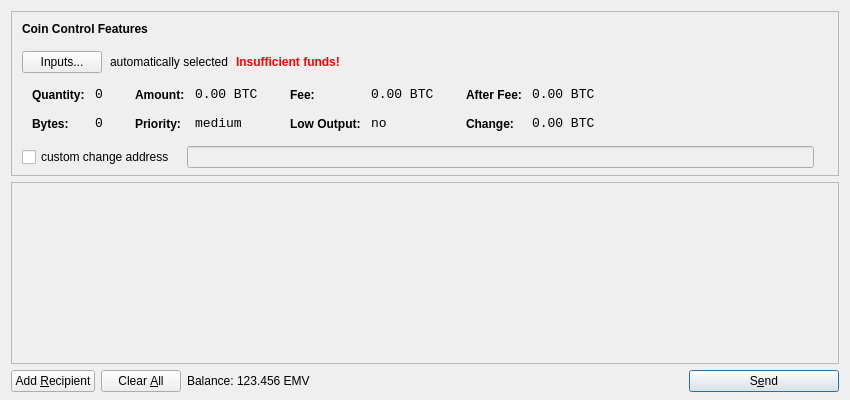
<?xml version="1.0" encoding="UTF-8"?>
<ui version="4.0">
 <class>SendCoinsDialog</class>
 <widget class="QDialog" name="SendCoinsDialog">
  <property name="geometry">
   <rect>
    <x>0</x>
    <y>0</y>
    <width>850</width>
    <height>400</height>
   </rect>
  </property>
  <property name="windowTitle">
   <string>Send Coins</string>
  </property>
  <layout class="QVBoxLayout" name="verticalLayout" stretch="0,1,0">
   <property name="bottomMargin">
    <number>8</number>
   </property>
   <item>
    <widget class="QFrame" name="frameCoinControl">
     <property name="sizePolicy">
      <sizepolicy hsizetype="Expanding" vsizetype="Expanding">
       <horstretch>0</horstretch>
       <verstretch>0</verstretch>
      </sizepolicy>
     </property>
     <property name="maximumSize">
      <size>
       <width>16777215</width>
       <height>16777215</height>
      </size>
     </property>
     <property name="frameShape">
      <enum>QFrame::StyledPanel</enum>
     </property>
     <property name="frameShadow">
      <enum>QFrame::Sunken</enum>
     </property>
     <layout class="QVBoxLayout" name="verticalLayoutCoinControl2">
      <property name="spacing">
       <number>-1</number>
      </property>
      <property name="leftMargin">
       <number>0</number>
      </property>
      <property name="topMargin">
       <number>0</number>
      </property>
      <property name="rightMargin">
       <number>0</number>
      </property>
      <property name="bottomMargin">
       <number>6</number>
      </property>
      <item>
       <layout class="QVBoxLayout" name="verticalLayoutCoinControl" stretch="0,0,0,0,1">
        <property name="spacing">
         <number>0</number>
        </property>
        <property name="leftMargin">
         <number>10</number>
        </property>
        <property name="topMargin">
         <number>10</number>
        </property>
        <item>
         <layout class="QHBoxLayout" name="horizontalLayoutCoinControl1">
          <property name="bottomMargin">
           <number>15</number>
          </property>
          <item>
           <widget class="QLabel" name="labelCoinControlFeatures">
            <property name="sizePolicy">
             <sizepolicy hsizetype="Preferred" vsizetype="Maximum">
              <horstretch>0</horstretch>
              <verstretch>0</verstretch>
             </sizepolicy>
            </property>
            <property name="font">
             <font>
              <weight>75</weight>
              <bold>true</bold>
             </font>
            </property>
            <property name="styleSheet">
             <string notr="true">font-weight:bold;</string>
            </property>
            <property name="text">
             <string>Coin Control Features</string>
            </property>
           </widget>
          </item>
         </layout>
        </item>
        <item>
         <layout class="QHBoxLayout" name="horizontalLayoutCoinControl2" stretch="0,0,0,0">
          <property name="spacing">
           <number>8</number>
          </property>
          <property name="bottomMargin">
           <number>10</number>
          </property>
          <item>
           <widget class="QPushButton" name="pushButtonCoinControl">
            <property name="styleSheet">
             <string notr="true"/>
            </property>
            <property name="text">
             <string>Inputs...</string>
            </property>
           </widget>
          </item>
          <item>
           <widget class="QLabel" name="labelCoinControlAutomaticallySelected">
            <property name="text">
             <string>automatically selected</string>
            </property>
            <property name="margin">
             <number>5</number>
            </property>
           </widget>
          </item>
          <item>
           <widget class="QLabel" name="labelCoinControlInsuffFunds">
            <property name="font">
             <font>
              <weight>75</weight>
              <bold>true</bold>
             </font>
            </property>
            <property name="styleSheet">
             <string notr="true">color:red;font-weight:bold;</string>
            </property>
            <property name="text">
             <string>Insufficient funds!</string>
            </property>
            <property name="margin">
             <number>5</number>
            </property>
           </widget>
          </item>
          <item>
           <spacer name="horizontalSpacerCoinControl">
            <property name="orientation">
             <enum>Qt::Horizontal</enum>
            </property>
            <property name="sizeHint" stdset="0">
             <size>
              <width>40</width>
              <height>1</height>
             </size>
            </property>
           </spacer>
          </item>
         </layout>
        </item>
        <item>
         <widget class="QWidget" name="widgetCoinControl" native="true">
          <property name="sizePolicy">
           <sizepolicy hsizetype="Preferred" vsizetype="Preferred">
            <horstretch>0</horstretch>
            <verstretch>0</verstretch>
           </sizepolicy>
          </property>
          <property name="minimumSize">
           <size>
            <width>0</width>
            <height>0</height>
           </size>
          </property>
          <property name="styleSheet">
           <string notr="true"/>
          </property>
          <layout class="QHBoxLayout" name="horizontalLayoutCoinControl5">
           <property name="margin">
            <number>0</number>
           </property>
           <item>
            <layout class="QHBoxLayout" name="horizontalLayoutCoinControl3" stretch="0,0,0,1">
             <property name="spacing">
              <number>20</number>
             </property>
             <property name="topMargin">
              <number>0</number>
             </property>
             <property name="bottomMargin">
              <number>10</number>
             </property>
             <item>
              <layout class="QFormLayout" name="formLayoutCoinControl1">
               <property name="horizontalSpacing">
                <number>10</number>
               </property>
               <property name="verticalSpacing">
                <number>14</number>
               </property>
               <property name="leftMargin">
                <number>10</number>
               </property>
               <property name="topMargin">
                <number>4</number>
               </property>
               <property name="rightMargin">
                <number>6</number>
               </property>
               <item row="0" column="0">
                <widget class="QLabel" name="labelCoinControlQuantityText">
                 <property name="styleSheet">
                  <string notr="true">font-weight:bold;</string>
                 </property>
                 <property name="text">
                  <string>Quantity:</string>
                 </property>
                 <property name="margin">
                  <number>0</number>
                 </property>
                </widget>
               </item>
               <item row="0" column="1">
                <widget class="QLabel" name="labelCoinControlQuantity">
                 <property name="font">
                  <font>
                   <family>Monospace</family>
                   <pointsize>10</pointsize>
                  </font>
                 </property>
                 <property name="cursor">
                  <cursorShape>IBeamCursor</cursorShape>
                 </property>
                 <property name="contextMenuPolicy">
                  <enum>Qt::ActionsContextMenu</enum>
                 </property>
                 <property name="text">
                  <string notr="true">0</string>
                 </property>
                 <property name="margin">
                  <number>0</number>
                 </property>
                 <property name="textInteractionFlags">
                  <set>Qt::LinksAccessibleByMouse|Qt::TextSelectableByKeyboard|Qt::TextSelectableByMouse</set>
                 </property>
                </widget>
               </item>
               <item row="1" column="0">
                <widget class="QLabel" name="labelCoinControlBytesText">
                 <property name="styleSheet">
                  <string notr="true">font-weight:bold;</string>
                 </property>
                 <property name="text">
                  <string>Bytes:</string>
                 </property>
                </widget>
               </item>
               <item row="1" column="1">
                <widget class="QLabel" name="labelCoinControlBytes">
                 <property name="font">
                  <font>
                   <family>Monospace</family>
                   <pointsize>10</pointsize>
                  </font>
                 </property>
                 <property name="cursor">
                  <cursorShape>IBeamCursor</cursorShape>
                 </property>
                 <property name="contextMenuPolicy">
                  <enum>Qt::ActionsContextMenu</enum>
                 </property>
                 <property name="text">
                  <string notr="true">0</string>
                 </property>
                 <property name="textInteractionFlags">
                  <set>Qt::LinksAccessibleByMouse|Qt::TextSelectableByKeyboard|Qt::TextSelectableByMouse</set>
                 </property>
                </widget>
               </item>
              </layout>
             </item>
             <item>
              <layout class="QFormLayout" name="formLayoutCoinControl2">
               <property name="horizontalSpacing">
                <number>10</number>
               </property>
               <property name="verticalSpacing">
                <number>14</number>
               </property>
               <property name="leftMargin">
                <number>6</number>
               </property>
               <property name="topMargin">
                <number>4</number>
               </property>
               <property name="rightMargin">
                <number>6</number>
               </property>
               <item row="0" column="0">
                <widget class="QLabel" name="labelCoinControlAmountText">
                 <property name="styleSheet">
                  <string notr="true">font-weight:bold;</string>
                 </property>
                 <property name="text">
                  <string>Amount:</string>
                 </property>
                 <property name="margin">
                  <number>0</number>
                 </property>
                </widget>
               </item>
               <item row="0" column="1">
                <widget class="QLabel" name="labelCoinControlAmount">
                 <property name="font">
                  <font>
                   <family>Monospace</family>
                   <pointsize>10</pointsize>
                  </font>
                 </property>
                 <property name="cursor">
                  <cursorShape>IBeamCursor</cursorShape>
                 </property>
                 <property name="contextMenuPolicy">
                  <enum>Qt::ActionsContextMenu</enum>
                 </property>
                 <property name="text">
                  <string notr="true">0.00 BTC</string>
                 </property>
                 <property name="textInteractionFlags">
                  <set>Qt::LinksAccessibleByMouse|Qt::TextSelectableByKeyboard|Qt::TextSelectableByMouse</set>
                 </property>
                </widget>
               </item>
               <item row="1" column="0">
                <widget class="QLabel" name="labelCoinControlPriorityText">
                 <property name="styleSheet">
                  <string notr="true">font-weight:bold;</string>
                 </property>
                 <property name="text">
                  <string>Priority:</string>
                 </property>
                </widget>
               </item>
               <item row="1" column="1">
                <widget class="QLabel" name="labelCoinControlPriority">
                 <property name="font">
                  <font>
                   <family>Monospace</family>
                   <pointsize>10</pointsize>
                  </font>
                 </property>
                 <property name="cursor">
                  <cursorShape>IBeamCursor</cursorShape>
                 </property>
                 <property name="contextMenuPolicy">
                  <enum>Qt::ActionsContextMenu</enum>
                 </property>
                 <property name="text">
                  <string>medium</string>
                 </property>
                 <property name="textInteractionFlags">
                  <set>Qt::LinksAccessibleByMouse|Qt::TextSelectableByKeyboard|Qt::TextSelectableByMouse</set>
                 </property>
                </widget>
               </item>
              </layout>
             </item>
             <item>
              <layout class="QFormLayout" name="formLayoutCoinControl3">
               <property name="horizontalSpacing">
                <number>10</number>
               </property>
               <property name="verticalSpacing">
                <number>14</number>
               </property>
               <property name="leftMargin">
                <number>6</number>
               </property>
               <property name="topMargin">
                <number>4</number>
               </property>
               <property name="rightMargin">
                <number>6</number>
               </property>
               <item row="0" column="0">
                <widget class="QLabel" name="labelCoinControlFeeText">
                 <property name="styleSheet">
                  <string notr="true">font-weight:bold;</string>
                 </property>
                 <property name="text">
                  <string>Fee:</string>
                 </property>
                 <property name="margin">
                  <number>0</number>
                 </property>
                </widget>
               </item>
               <item row="0" column="1">
                <widget class="QLabel" name="labelCoinControlFee">
                 <property name="font">
                  <font>
                   <family>Monospace</family>
                   <pointsize>10</pointsize>
                  </font>
                 </property>
                 <property name="cursor">
                  <cursorShape>IBeamCursor</cursorShape>
                 </property>
                 <property name="contextMenuPolicy">
                  <enum>Qt::ActionsContextMenu</enum>
                 </property>
                 <property name="text">
                  <string notr="true">0.00 BTC</string>
                 </property>
                 <property name="textInteractionFlags">
                  <set>Qt::LinksAccessibleByMouse|Qt::TextSelectableByKeyboard|Qt::TextSelectableByMouse</set>
                 </property>
                </widget>
               </item>
               <item row="1" column="0">
                <widget class="QLabel" name="labelCoinControlLowOutputText">
                 <property name="styleSheet">
                  <string notr="true">font-weight:bold;</string>
                 </property>
                 <property name="text">
                  <string>Low Output:</string>
                 </property>
                </widget>
               </item>
               <item row="1" column="1">
                <widget class="QLabel" name="labelCoinControlLowOutput">
                 <property name="font">
                  <font>
                   <family>Monospace</family>
                   <pointsize>10</pointsize>
                  </font>
                 </property>
                 <property name="cursor">
                  <cursorShape>IBeamCursor</cursorShape>
                 </property>
                 <property name="contextMenuPolicy">
                  <enum>Qt::ActionsContextMenu</enum>
                 </property>
                 <property name="text">
                  <string>no</string>
                 </property>
                 <property name="textInteractionFlags">
                  <set>Qt::LinksAccessibleByMouse|Qt::TextSelectableByKeyboard|Qt::TextSelectableByMouse</set>
                 </property>
                </widget>
               </item>
              </layout>
             </item>
             <item>
              <layout class="QFormLayout" name="formLayoutCoinControl4">
               <property name="horizontalSpacing">
                <number>10</number>
               </property>
               <property name="verticalSpacing">
                <number>14</number>
               </property>
               <property name="leftMargin">
                <number>6</number>
               </property>
               <property name="topMargin">
                <number>4</number>
               </property>
               <property name="rightMargin">
                <number>6</number>
               </property>
               <item row="0" column="0">
                <widget class="QLabel" name="labelCoinControlAfterFeeText">
                 <property name="styleSheet">
                  <string notr="true">font-weight:bold;</string>
                 </property>
                 <property name="text">
                  <string>After Fee:</string>
                 </property>
                 <property name="margin">
                  <number>0</number>
                 </property>
                </widget>
               </item>
               <item row="0" column="1">
                <widget class="QLabel" name="labelCoinControlAfterFee">
                 <property name="font">
                  <font>
                   <family>Monospace</family>
                   <pointsize>10</pointsize>
                  </font>
                 </property>
                 <property name="cursor">
                  <cursorShape>IBeamCursor</cursorShape>
                 </property>
                 <property name="contextMenuPolicy">
                  <enum>Qt::ActionsContextMenu</enum>
                 </property>
                 <property name="text">
                  <string notr="true">0.00 BTC</string>
                 </property>
                 <property name="textInteractionFlags">
                  <set>Qt::LinksAccessibleByMouse|Qt::TextSelectableByKeyboard|Qt::TextSelectableByMouse</set>
                 </property>
                </widget>
               </item>
               <item row="1" column="0">
                <widget class="QLabel" name="labelCoinControlChangeText">
                 <property name="styleSheet">
                  <string notr="true">font-weight:bold;</string>
                 </property>
                 <property name="text">
                  <string>Change:</string>
                 </property>
                </widget>
               </item>
               <item row="1" column="1">
                <widget class="QLabel" name="labelCoinControlChange">
                 <property name="font">
                  <font>
                   <family>Monospace</family>
                   <pointsize>10</pointsize>
                  </font>
                 </property>
                 <property name="cursor">
                  <cursorShape>IBeamCursor</cursorShape>
                 </property>
                 <property name="contextMenuPolicy">
                  <enum>Qt::ActionsContextMenu</enum>
                 </property>
                 <property name="text">
                  <string notr="true">0.00 BTC</string>
                 </property>
                 <property name="textInteractionFlags">
                  <set>Qt::LinksAccessibleByMouse|Qt::TextSelectableByKeyboard|Qt::TextSelectableByMouse</set>
                 </property>
                </widget>
               </item>
              </layout>
             </item>
            </layout>
           </item>
          </layout>
         </widget>
        </item>
        <item>
         <layout class="QHBoxLayout" name="horizontalLayoutCoinControl4" stretch="0,0,0">
          <property name="spacing">
           <number>12</number>
          </property>
          <property name="sizeConstraint">
           <enum>QLayout::SetDefaultConstraint</enum>
          </property>
          <property name="topMargin">
           <number>5</number>
          </property>
          <property name="rightMargin">
           <number>5</number>
          </property>
          <item>
           <widget class="QCheckBox" name="checkBoxCoinControlChange">
            <property name="text">
             <string>custom change address</string>
            </property>
           </widget>
          </item>
          <item>
           <widget class="QLineEdit" name="lineEditCoinControlChange">
            <property name="enabled">
             <bool>false</bool>
            </property>
            <property name="sizePolicy">
             <sizepolicy hsizetype="Expanding" vsizetype="Fixed">
              <horstretch>0</horstretch>
              <verstretch>0</verstretch>
             </sizepolicy>
            </property>
           </widget>
          </item>
          <item>
           <widget class="QLabel" name="labelCoinControlChangeLabel">
            <property name="sizePolicy">
             <sizepolicy hsizetype="Preferred" vsizetype="Expanding">
              <horstretch>0</horstretch>
              <verstretch>0</verstretch>
             </sizepolicy>
            </property>
            <property name="minimumSize">
             <size>
              <width>0</width>
              <height>0</height>
             </size>
            </property>
            <property name="text">
             <string/>
            </property>
            <property name="margin">
             <number>3</number>
            </property>
           </widget>
          </item>
         </layout>
        </item>
        <item>
         <spacer name="verticalSpacerCoinControl">
          <property name="orientation">
           <enum>Qt::Vertical</enum>
          </property>
          <property name="sizeHint" stdset="0">
           <size>
            <width>800</width>
            <height>1</height>
           </size>
          </property>
         </spacer>
        </item>
       </layout>
      </item>
     </layout>
    </widget>
   </item>
   <item>
    <widget class="QScrollArea" name="scrollArea">
     <property name="widgetResizable">
      <bool>true</bool>
     </property>
     <widget class="QWidget" name="scrollAreaWidgetContents">
      <property name="geometry">
       <rect>
        <x>0</x>
        <y>0</y>
        <width>830</width>
        <height>165</height>
       </rect>
      </property>
      <layout class="QVBoxLayout" name="verticalLayout_2">
       <property name="margin">
        <number>0</number>
       </property>
       <item>
        <layout class="QVBoxLayout" name="entries">
         <property name="spacing">
          <number>6</number>
         </property>
        </layout>
       </item>
       <item>
        <spacer name="verticalSpacer">
         <property name="orientation">
          <enum>Qt::Vertical</enum>
         </property>
         <property name="sizeHint" stdset="0">
          <size>
           <width>20</width>
           <height>40</height>
          </size>
         </property>
        </spacer>
       </item>
      </layout>
     </widget>
    </widget>
   </item>
   <item>
    <layout class="QHBoxLayout" name="horizontalLayout">
     <item>
      <widget class="QPushButton" name="addButton">
       <property name="toolTip">
        <string>Send to multiple recipients at once</string>
       </property>
       <property name="text">
        <string>Add &amp;Recipient</string>
       </property>
       <property name="icon">
        <iconset resource="../bitcoin.qrc">
         <normaloff>:/icons/add</normaloff>:/icons/add</iconset>
       </property>
       <property name="autoDefault">
        <bool>false</bool>
       </property>
      </widget>
     </item>
     <item>
      <widget class="QPushButton" name="clearButton">
       <property name="sizePolicy">
        <sizepolicy hsizetype="Minimum" vsizetype="Fixed">
         <horstretch>0</horstretch>
         <verstretch>0</verstretch>
        </sizepolicy>
       </property>
       <property name="toolTip">
        <string>Remove all transaction fields</string>
       </property>
       <property name="text">
        <string>Clear &amp;All</string>
       </property>
       <property name="icon">
        <iconset resource="../bitcoin.qrc">
         <normaloff>:/icons/remove</normaloff>:/icons/remove</iconset>
       </property>
       <property name="autoRepeatDelay">
        <number>300</number>
       </property>
       <property name="autoDefault">
        <bool>false</bool>
       </property>
      </widget>
     </item>
     <item>
      <layout class="QHBoxLayout" name="horizontalLayout_2">
       <property name="spacing">
        <number>3</number>
       </property>
       <item>
        <widget class="QLabel" name="label">
         <property name="text">
          <string>Balance:</string>
         </property>
        </widget>
       </item>
       <item>
        <widget class="QLabel" name="labelBalance">
         <property name="cursor">
          <cursorShape>IBeamCursor</cursorShape>
         </property>
         <property name="text">
          <string>123.456 EMV</string>
         </property>
         <property name="textInteractionFlags">
          <set>Qt::LinksAccessibleByMouse|Qt::TextSelectableByKeyboard|Qt::TextSelectableByMouse</set>
         </property>
        </widget>
       </item>
      </layout>
     </item>
     <item>
      <spacer name="horizontalSpacer">
       <property name="orientation">
        <enum>Qt::Horizontal</enum>
       </property>
       <property name="sizeHint" stdset="0">
        <size>
         <width>40</width>
         <height>20</height>
        </size>
       </property>
      </spacer>
     </item>
     <item>
      <widget class="QPushButton" name="sendButton">
       <property name="minimumSize">
        <size>
         <width>150</width>
         <height>0</height>
        </size>
       </property>
       <property name="toolTip">
        <string>Confirm the send action</string>
       </property>
       <property name="text">
        <string>S&amp;end</string>
       </property>
       <property name="icon">
        <iconset resource="../bitcoin.qrc">
         <normaloff>:/icons/send</normaloff>:/icons/send</iconset>
       </property>
       <property name="default">
        <bool>true</bool>
       </property>
      </widget>
     </item>
    </layout>
   </item>
  </layout>
 </widget>
 <resources>
  <include location="../bitcoin.qrc"/>
 </resources>
 <connections/>
</ui>
